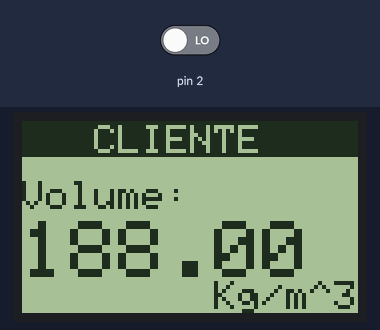
Simulated run of this sketch. Board: Arduino Uno, built with avr-gcc and run on an emulated ATmega328P. Parts: 84×48 one-colour display. The inputs (shaded band) are chosen by the test bench; at power-on: pin 2 LOW. No radio packets arrive unless stated.

Above: at 1.2 s.
1.3 s: pin 2 driven HIGH
At 2.1 s:
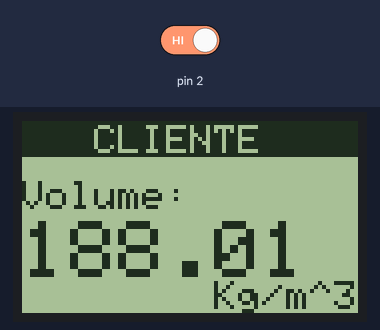
Timing chart, 0 to 4.3 s (numbered marks = the images above; inputs shaded):
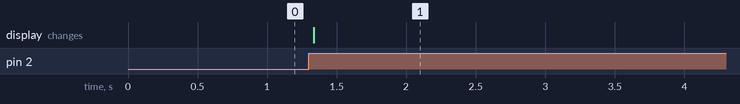

The sketch:

transmitter.ino
```cpp
#include <Adafruit_GFX.h>
#include <Adafruit_PCD8544.h>
#include <VirtualWire.h>

#undef int
#undef abs
#undef double
#undef float
#undef round


//-----------------------------------CONFIG--DISPLAY-----------------------------------
  // pin 8 - Serial clock out (SCLK)
  // pin 9 - Serial data out (DIN)
  // pin 10 - Data/Command select (D/C)
  // pin 11 - LCD chip select (CS/CE)
  // pin 12 - LCD reset (RST)
  Adafruit_PCD8544 display = Adafruit_PCD8544(8, 9, 10, 11, 12);
//---------------------------------------FIM-------------------------------------------

String client = "@C-1";                                                                // global variable of customer identification
float volume = 188.00;                                                                  // global reading variable, adjusted with current meter
float volumeDisplay = 188.00;                                                           // global display variable, required to print only when reading varies
boolean INT = false;                                                                    // interrupt control variable


void setup() {

  Serial.begin(9600);

  startTransmitter();                                                                   // configure transmitter function
  startDisplay();                                                                       // function to configure the display
  printDisplay();                                                                       // function to print on the display

  attachInterrupt(0,readingVolume,RISING);                                              // programmed interrupt on arduino
}

void loop() {

    if (volumeDisplay != volume){                                                       // if there was a change in volume, between
          printDisplay();                                                               // print on the display the
          volumeDisplay = volume;                                                       // control variable equal to global variable
    }

    delay(1000);

    sendLeitura();                                                                      // function to send completed gas reading

    INT = false;                                                                        // insert interrupt to false;
}


/*_____ S E T U P()________________________________________ startTransmitter() ______*/ // configure transmitter function
    void startTransmitter (){
                vw_set_ptt_inverted(true);                                              // Required for RF Link module
                vw_setup(2000);                                                         // Bits per sec
                vw_set_tx_pin(7);                                                       // pin 7 ARDUINO-UNO
    }/*___________________________________________________________ end ______________*/


/*_____ S E T U P()________________________________________ startDisplay() __________*/ // function to configure the display
    void startDisplay (){
                display.begin();                                                        // initializes the display
                display.setContrast(50);                                                // Adjust the display contrast
    }/*___________________________________________________________ end ______________*/


/*====== L O O P ()====================================== readingVolume() ===========*/ // interrupt function for re-reading
    void readingVolume(){
      if (!INT){                                                                        // if the interrupt was not called, enter
        INT = true;                                                                     // interrupt control arrow, true
        volume = 0.01 + volume;                                                         // volume is updated as interrupt
      }
    }
/*=========================================================== end ======================================================*/


/*====== L O O P ()====================================== printDisplay() ============*/ // function to print on the display
    void printDisplay(){
                    display.clearDisplay();                                             // Clears the buffer and display
                    display.setTextSize(1);                                             // Insert text size
                    display.setTextColor(WHITE, BLACK);                                 // Insert the color of the text and background in the display
                    display.setCursor(0,0);                                             // Arrow cursor position
                    display.print("______________");                                    // Print data
                    display.setCursor(0,1);                                             // Insert cursor position
                    display.print("   CLIENTE    ");                                    // Print data

                    display.setTextColor(BLACK);                                        // Insert black color in display text
                    display.setCursor(0,15);                                            // Insert cursor position
                    display.print("Volume: ");                                          // Print data
                    display.setTextSize(2);                                             // Insert text size
                    display.setCursor(0,25);                                            // Insert cursor position

                    display.print(volume);                                              // Print data
                    display.setTextSize(1);                                             // Insert text size
                    display.setCursor(42,40);                                           // Insert cursor position
                    display.print(" Kg/m^3");                                           // Print data
                    display.display();                                                  // Print data
     }/*=========================================================== end =============*/


/*======= L O O P ()=================================== sendLeitura() ================*/ // function to send completed gas reading
    void sendLeitura() {

        String leitura = client;                                                        // identification to identify read at receiver
        leitura += "#" + String(volume);                                                      // converte int em string

        char tosend[leitura.length() + 1];                                              // array to receive data transmission
        leitura.toCharArray(tosend, sizeof(tosend));                                    // character array receives value for sending
        vw_send((uint8_t *)tosend, leitura.length() + 1);                               // sending characters
        vw_wait_tx();                                                                   // function to wait for transmission

        delay(200);
    }/*================================================ end ==========================*/
```

Measured:
- after the input at 1.3 s, the display: changes at once (image 1)
